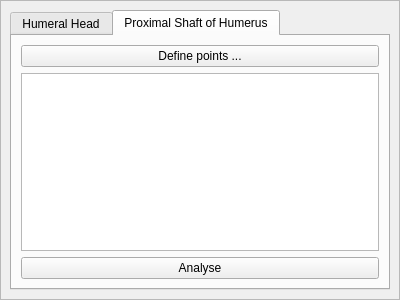
<?xml version="1.0" encoding="UTF-8"?>
<ui version="4.0">
 <class>ShoulderMeasurementWidget</class>
 <widget class="QWidget" name="ShoulderMeasurementWidget">
  <property name="geometry">
   <rect>
    <x>0</x>
    <y>0</y>
    <width>400</width>
    <height>300</height>
   </rect>
  </property>
  <property name="windowTitle">
   <string>Form</string>
  </property>
  <layout class="QVBoxLayout" name="verticalLayout">
   <property name="spacing">
    <number>0</number>
   </property>
   <property name="margin">
    <number>0</number>
   </property>
   <item>
    <widget class="QScrollArea" name="scrollArea">
     <property name="widgetResizable">
      <bool>true</bool>
     </property>
     <widget class="QWidget" name="scrollAreaWidgetContents">
      <property name="geometry">
       <rect>
        <x>0</x>
        <y>0</y>
        <width>398</width>
        <height>298</height>
       </rect>
      </property>
      <layout class="QVBoxLayout" name="verticalLayout_4">
       <item>
        <widget class="QTabWidget" name="tabWidget">
         <property name="currentIndex">
          <number>1</number>
         </property>
         <widget class="QWidget" name="tabHumeralHead">
          <attribute name="title">
           <string>Humeral Head</string>
          </attribute>
          <layout class="QVBoxLayout" name="verticalLayout_2">
           <item>
            <widget class="QPushButton" name="definePointsButton">
             <property name="text">
              <string>Define points ...</string>
             </property>
             <property name="checkable">
              <bool>true</bool>
             </property>
             <property name="checked">
              <bool>false</bool>
             </property>
            </widget>
           </item>
           <item>
            <widget class="QTableView" name="pointsView">
             <attribute name="horizontalHeaderDefaultSectionSize">
              <number>60</number>
             </attribute>
            </widget>
           </item>
           <item>
            <widget class="QPushButton" name="analyseHumeralHeadButton">
             <property name="text">
              <string>Analyse</string>
             </property>
            </widget>
           </item>
          </layout>
         </widget>
         <widget class="QWidget" name="tabProximalShaftofHumerus">
          <attribute name="title">
           <string>Proximal Shaft of Humerus</string>
          </attribute>
          <layout class="QVBoxLayout" name="verticalLayout_3">
           <item>
            <widget class="QPushButton" name="definePointsButton_2">
             <property name="text">
              <string>Define points ...</string>
             </property>
             <property name="checkable">
              <bool>true</bool>
             </property>
             <property name="checked">
              <bool>false</bool>
             </property>
            </widget>
           </item>
           <item>
            <widget class="QTableView" name="proximalShaftPointsView"/>
           </item>
           <item>
            <widget class="QPushButton" name="pushButton">
             <property name="text">
              <string>Analyse</string>
             </property>
            </widget>
           </item>
          </layout>
         </widget>
        </widget>
       </item>
      </layout>
     </widget>
    </widget>
   </item>
  </layout>
 </widget>
 <resources/>
 <connections>
  <connection>
   <sender>definePointsButton</sender>
   <signal>clicked(bool)</signal>
   <receiver>ShoulderMeasurementWidget</receiver>
   <slot>startHumeralHeadPointDefining(bool)</slot>
   <hints>
    <hint type="sourcelabel">
     <x>202</x>
     <y>64</y>
    </hint>
    <hint type="destinationlabel">
     <x>401</x>
     <y>11</y>
    </hint>
   </hints>
  </connection>
  <connection>
   <sender>analyseHumeralHeadButton</sender>
   <signal>clicked()</signal>
   <receiver>ShoulderMeasurementWidget</receiver>
   <slot>analyseHumeralHead()</slot>
   <hints>
    <hint type="sourcelabel">
     <x>213</x>
     <y>270</y>
    </hint>
    <hint type="destinationlabel">
     <x>395</x>
     <y>293</y>
    </hint>
   </hints>
  </connection>
  <connection>
   <sender>definePointsButton_2</sender>
   <signal>toggled(bool)</signal>
   <receiver>ShoulderMeasurementWidget</receiver>
   <slot>startProximalShaftPointDefining(bool)</slot>
   <hints>
    <hint type="sourcelabel">
     <x>180</x>
     <y>60</y>
    </hint>
    <hint type="destinationlabel">
     <x>-3</x>
     <y>294</y>
    </hint>
   </hints>
  </connection>
  <connection>
   <sender>pushButton</sender>
   <signal>clicked()</signal>
   <receiver>ShoulderMeasurementWidget</receiver>
   <slot>analyseProximalShaftOfHumerus()</slot>
   <hints>
    <hint type="sourcelabel">
     <x>262</x>
     <y>262</y>
    </hint>
    <hint type="destinationlabel">
     <x>366</x>
     <y>303</y>
    </hint>
   </hints>
  </connection>
 </connections>
 <slots>
  <slot>startHumeralHeadPointDefining(bool)</slot>
  <slot>analyseHumeralHead()</slot>
  <slot>analyseProximalShaftOfHumerus()</slot>
  <slot>startProximalShaftPointDefining(bool)</slot>
 </slots>
</ui>
